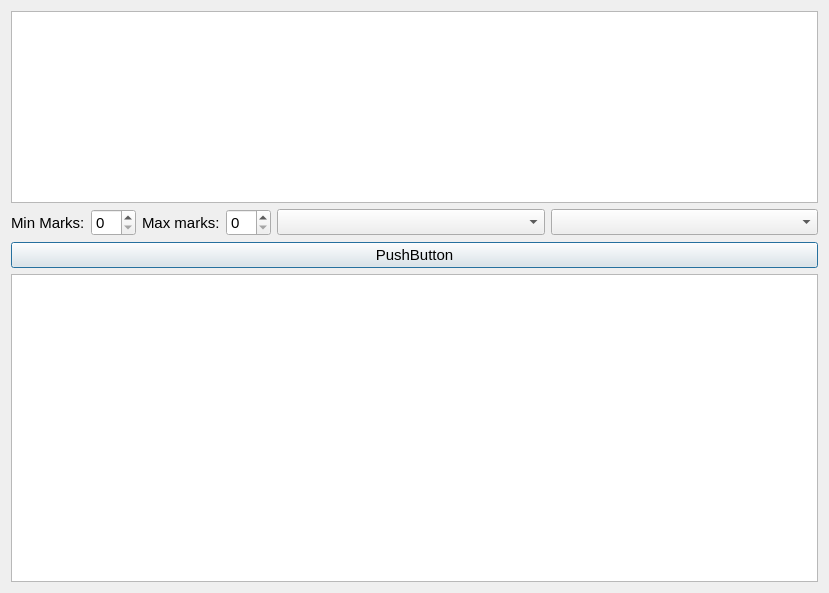
<?xml version="1.0" encoding="UTF-8"?>
<ui version="4.0">
 <class>RandomQuestionDialog</class>
 <widget class="QDialog" name="RandomQuestionDialog">
  <property name="geometry">
   <rect>
    <x>0</x>
    <y>0</y>
    <width>829</width>
    <height>593</height>
   </rect>
  </property>
  <property name="font">
   <font>
    <pointsize>11</pointsize>
   </font>
  </property>
  <property name="windowTitle">
   <string>Random Question</string>
  </property>
  <layout class="QVBoxLayout" name="verticalLayout">
   <item>
    <widget class="QTableWidget" name="twTopics">
     <property name="sizePolicy">
      <sizepolicy hsizetype="Expanding" vsizetype="Minimum">
       <horstretch>0</horstretch>
       <verstretch>0</verstretch>
      </sizepolicy>
     </property>
    </widget>
   </item>
   <item>
    <layout class="QHBoxLayout" name="horizontalLayout_2">
     <property name="sizeConstraint">
      <enum>QLayout::SetDefaultConstraint</enum>
     </property>
    </layout>
   </item>
   <item>
    <layout class="QHBoxLayout" name="horizontalLayout" stretch="0,0,0,0,1,1">
     <item>
      <widget class="QLabel" name="lMin">
       <property name="text">
        <string>Min Marks:</string>
       </property>
      </widget>
     </item>
     <item>
      <widget class="QSpinBox" name="sbMin"/>
     </item>
     <item>
      <widget class="QLabel" name="lMax">
       <property name="text">
        <string>Max marks:</string>
       </property>
      </widget>
     </item>
     <item>
      <widget class="QSpinBox" name="sbMax"/>
     </item>
     <item>
      <widget class="QComboBox" name="cbLevel"/>
     </item>
     <item>
      <widget class="QComboBox" name="cbComponent"/>
     </item>
    </layout>
   </item>
   <item>
    <widget class="QPushButton" name="pbGenerate">
     <property name="text">
      <string>PushButton</string>
     </property>
    </widget>
   </item>
   <item>
    <widget class="QTextEdit" name="teRandomQuestion"/>
   </item>
  </layout>
 </widget>
 <resources/>
 <connections/>
</ui>
